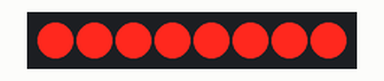
This sketch was run on a simulated Arduino Uno, built with avr-gcc and run on an emulated ATmega328P. Parts: 8 shift-register outputs drawn as a row of LEDs (first output left, lit = HIGH). Wiring (inferred from the names in the program): shift register (74HC595): data pin 2; shift clock pin 3; latch pin 4. Wiring (inferred from the signals the program sends): row of LEDs: on Q0, Q1, Q2, Q3, Q4, Q5, Q6, Q7.

Above: at 0.5 s.
At 3.5 s:
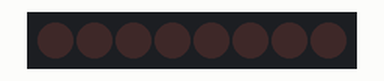
Timing chart, 0 to 4.6 s (numbered marks = the images above):
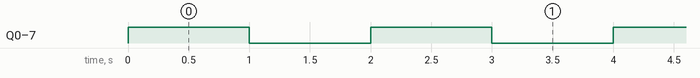

Measured:
- by itself, Q0–7: alternates HIGH for 1.0 s and LOW for 1.0 s

The sketch:

shift_registor_1.ino
```cpp
// (licence header left out)
const int DataPin=2;              // Data pin of 74HC595 shift resistor is connected to pin 2
const int ClockPin=3;             // Clock pin of 74HC595 shift resistor is connected to pin 3
const int LatchPin=4;             // Latch pin of 74HC595 shift resistor is connected to pin 4


void setup() {
pinMode(DataPin, OUTPUT);          // Set pin 2 as output
pinMode(ClockPin, OUTPUT);         // Set pin 3 as output
pinMode(LatchPin, OUTPUT);         // Set pin 4 as output


}

void loop() {
digitalWrite(LatchPin, LOW);                       //Sets the pin 4 LOW
shiftOut(DataPin, ClockPin, LSBFIRST, 255);        //shift out a byte of data one bit at a time start from Least significnat bit first
digitalWrite(LatchPin, HIGH);                      //Sets the pin 4 HIGH
delay(1000);                                       //Wait for a sec

digitalWrite(LatchPin, LOW);                       //Sets the pin 4 LOW
shiftOut(DataPin, ClockPin, LSBFIRST, 0);          //shift out a byte of data one bit at a time start from Least significnat bit first
digitalWrite(LatchPin, HIGH);                      //Sets the pin 4 HIGH
delay(1000);                                       //Wait for a sec
}
```
